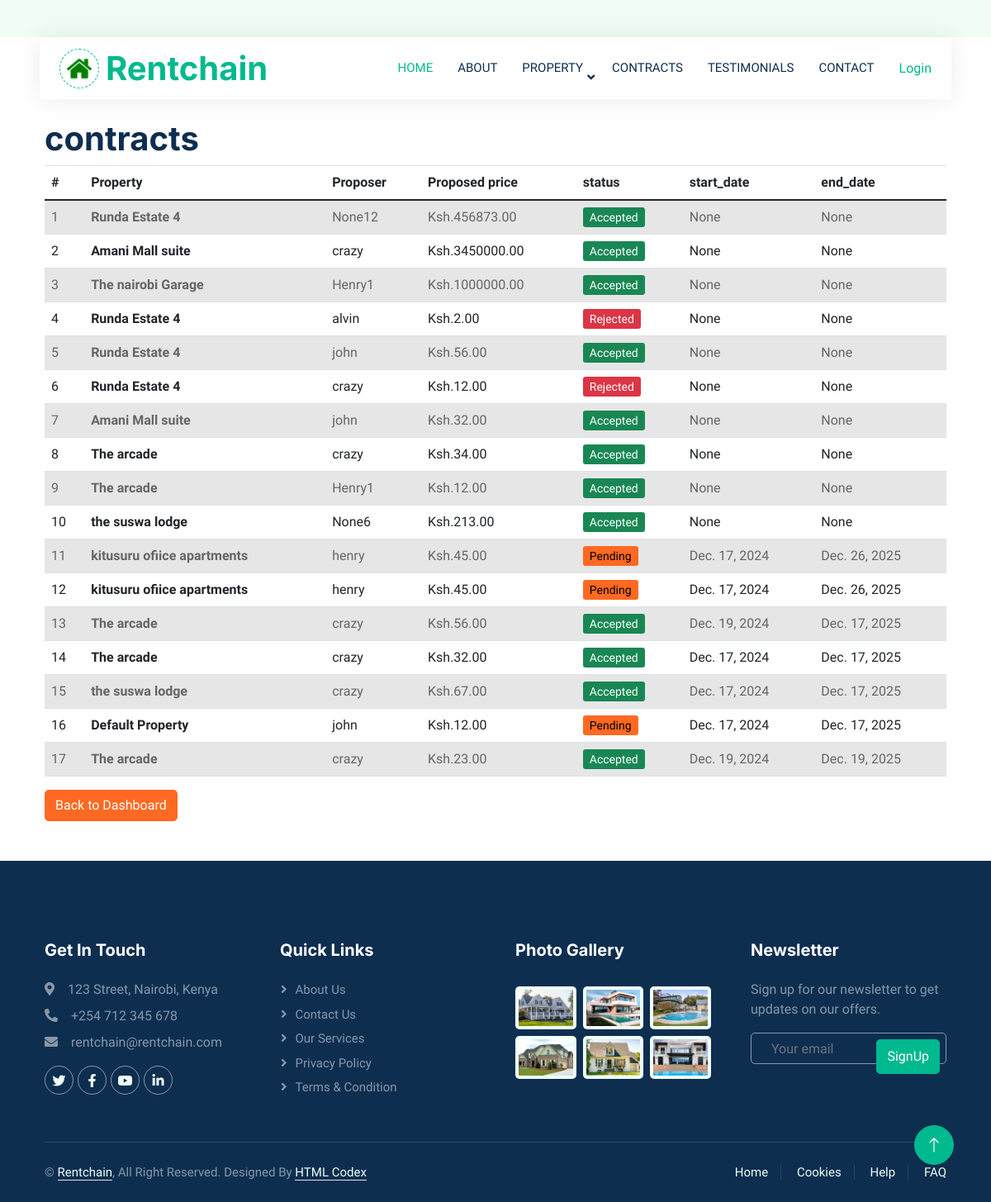
Page /Proposals/ on the committed database.
### property_app/models.py (models this page shows, shortened)
class Proposal(models.Model):
    STATUS_CHOICES = [
        ('pending', 'Pending'),
        ('accepted', 'Accepted'),
        ('rejected', 'Rejected'),
    ]
    payment_status = models.CharField(
        max_length=20,
        choices=[('Pending', 'Pending'), ('Paid', 'Paid')],
        default='Pending'
    )
    property = models.ForeignKey(Property, on_delete=models.CASCADE, related_name='proposals')
    proposer = models.ForeignKey(settings.AUTH_USER_MODEL, on_delete=models.CASCADE, related_name='proposals')
    proposed_price = models.DecimalField(max_digits=10, decimal_places=2)
    message = models.TextField(blank=True, null=True)
    created_at = models.DateTimeField(auto_now_add=True)
    status = models.CharField(max_length=10, choices=STATUS_CHOICES, default='pending')  # New field
    landlord_response = models.TextField(blank=True, null=True)  # New field
    paid_amount = models.DecimalField(max_digits=10, decimal_places=2, default=0)
    start_date = models.DateField(null=True, blank=True)
    end_date = models.DateField(null=True, blank=True)
    from django.core.exceptions import ObjectDoesNotExist

class Property(models.Model):
    id = models.AutoField(primary_key=True)  # Auto-incrementing ID field
    landlord = models.ForeignKey(settings.AUTH_USER_MODEL, on_delete=models.CASCADE, related_name="properties")
    name = models.CharField(max_length=255, default='test')
    description = models.TextField(default='test')
    price = models.DecimalField(max_digits=10, decimal_places=2,default='123')
    location = models.CharField(max_length=255,default='test')
    created_at = models.DateTimeField(auto_now_add=True)
    number_of_units=models.IntegerField()
    size=models.IntegerField()
    baths=models.IntegerField()
    beds=models.IntegerField()
    amenities = models.ManyToManyField('Amenity', blank=True, related_name='properties',default='gym')
    contact_number = models.CharField(max_length=15, blank=True, null=True,default='0711111')
    utilities = models.TextField(blank=True, null=True, help_text="List included utilities (e.g., water, electricity).",default='water')
    nearby_features = models.TextField(blank=True, null=True,default='school')
    lease_type=[
        ('rent','Rent'),
        ('sale','Sale'),
        ('lease','Lease')
    ]
    CATEGORY_CHOICES = [
        ('apartment', 'Apartment'),
        ('villa', 'Villa'),
        ('Home', 'home'),
        ('Office', 'office'),
        ('Garage', 'garage'),
    ]
    STATUS_CHOICES = [
    ('available', 'Available'),
    ('occupied', 'Occupied'),
    ('sold', 'Sold'),
]
    FURNISHING_CHOICES = [
    ('furnished', 'Furnished'),
    ('semi-furnished', 'Semi-Furnished'),
    ('unfurnished', 'Unfurnished'),
]
    furnishing_status = models.CharField(max_length=50, choices=FURNISHING_CHOICES, default='unfurnished')
    status = models.CharField(max_length=50, choices=STATUS_CHOICES, default='available')
    category = models.CharField(max_length=50, choices=CATEGORY_CHOICES, default='apartment')
    t_type= models.CharField(max_length=50,choices=lease_type,default='rent')
    def __str__(self):
        return self.name

class User(AbstractUser):
    ROLES = [
        ('client', 'Client'),
        ('landlord', 'Landlord'),
        ('admin', 'Admin'),
    ]
    role = models.CharField(max_length=10, choices=ROLES, default='client')
    wallet_balance = models.DecimalField(max_digits=10, decimal_places=2, default=0.00)
    groups = models.ManyToManyField(
        Group,
        related_name="custom_user_groups",  # Specify a custom related_name
        blank=True,
    )
    user_permissions = models.ManyToManyField(
        Permission,
        related_name="custom_user_permissions",  # Specify a custom related_name
        blank=True,
    )

### property_app/views.py (the view)
# urls.py: path('Proposals/', ProposalListView.as_view(), name='view_proposals'),
class ProposalListView(View):
    template_name = 'manage_proposals.html'
    def get(self, request, *args, **kwargs):
        proposals = Proposal.objects.all()
        return render(request, self.template_name, {'proposals': proposals})

### property_app/context_processors.py (called while the page is built, shortened)
def dashboard_url(request):
    return {'dashboard_url': None}

### property_app/templates/manage_proposals.html
{% extends "base.html" %}
{%block content%}
<div class="container mt-4">
    <h1>contracts</h1>
    <table class="table table-striped">
        <thead>
            <tr>
                <th>#</th>
                <th>Property</th>
                <th>Proposer</th>
                <th>Proposed price</th>
                <th>status</th>
                <th>start_date</th>
                <th>end_date</th>
            </tr>
        </thead>
        <tbody>
            {% for proposal in proposals %}
                <tr>
                    <td>{{ forloop.counter }}</td>
                    <th>{{proposal.property}}</th>
                    <td>{{ proposal.proposer }}</td>
                    <td>Ksh.{{ proposal.proposed_price }}</td>
                    <td>
                        <span class="btn-sm
                            {% if proposal.status == 'accepted' %}
                                btn-success
                            {% elif proposal.status == 'rejected' %}
                                btn-danger
                            {% else %}
                                btn-secondary
                            {% endif %}
                        ">
                            {{ proposal.status|capfirst }}
                        </span>
                    </td>                    <td>{{ proposal.start_date }}</td>
                    <td>{{ proposal.end_date }}</td>
                </tr>
            {% endfor %}
        </tbody>
    </table>
    <a href="{% url 'admin_dashboard' %}" class="btn btn-secondary">Back to Dashboard</a>
</div>
{%endblock%}

### property_app/static/style.css (style rules this page uses)
:root { --primary: #00B98E; --secondary: #FF6922; --light: #EFFDF5; --dark: #0E2E50; }
.btn { transition: .5s; }
.btn.btn-primary, .btn.btn-secondary { color: #FFFFFF; }

### rows in the picture
Proposal: property "Runda Estate 4", proposer "None12", proposed_price "456873.00", status "Accepted", start_date "None", end_date "None"
Proposal: property "Amani Mall suite", proposer "crazy", proposed_price "3450000.00", status "Accepted", start_date "None", end_date "None"
Proposal: property "The nairobi Garage", proposer "Henry1", proposed_price "1000000.00", status "Accepted", start_date "None", end_date "None"
Proposal: property "Runda Estate 4", proposer "alvin", proposed_price "2.00", status "Rejected", start_date "None", end_date "None"
Proposal: property "Runda Estate 4", proposer "john", proposed_price "56.00", status "Accepted", start_date "None", end_date "None"
Proposal: property "Runda Estate 4", proposer "crazy", proposed_price "12.00", status "Rejected", start_date "None", end_date "None"
Proposal: property "Amani Mall suite", proposer "john", proposed_price "32.00", status "Accepted", start_date "None", end_date "None"
Proposal: property "The arcade", proposer "crazy", proposed_price "34.00", status "Accepted", start_date "None", end_date "None"
Proposal: property "The arcade", proposer "Henry1", proposed_price "12.00", status "Accepted", start_date "None", end_date "None"
Proposal: property "the suswa lodge", proposer "None6", proposed_price "213.00", status "Accepted", start_date "None", end_date "None"
Proposal: property "kitusuru ofiice apartments", proposer "henry", proposed_price "45.00", status "Pending", start_date "Dec. 17, 2024", end_date "Dec. 26, 2025"
Proposal: property "kitusuru ofiice apartments", proposer "henry", proposed_price "45.00", status "Pending", start_date "Dec. 17, 2024", end_date "Dec. 26, 2025"
Proposal: property "The arcade", proposer "crazy", proposed_price "56.00", status "Accepted", start_date "Dec. 19, 2024", end_date "Dec. 17, 2025"
Proposal: property "The arcade", proposer "crazy", proposed_price "32.00", status "Accepted", start_date "Dec. 17, 2024", end_date "Dec. 17, 2025"
Proposal: property "the suswa lodge", proposer "crazy", proposed_price "67.00", status "Accepted", start_date "Dec. 17, 2024", end_date "Dec. 17, 2025"
Proposal: property "Default Property", proposer "john", proposed_price "12.00", status "Pending", start_date "Dec. 17, 2024", end_date "Dec. 17, 2025"
Proposal: property "The arcade", proposer "crazy", proposed_price "23.00", status "Accepted", start_date "Dec. 19, 2024", end_date "Dec. 19, 2025"
